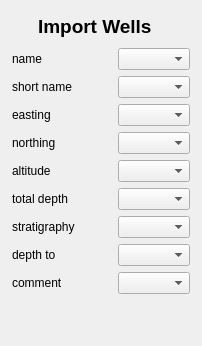
          <widget class="QWidget" name="wells">
           <attribute name="icon">
            <iconset resource="resources.qrc">
             <normaloff>:/plugins/GeologicalDataProcessing/images/WellDerick.svg</normaloff>:/plugins/GeologicalDataProcessing/images/WellDerick.svg</iconset>
           </attribute>
           <attribute name="title">
            <string/>
           </attribute>
           <layout class="QVBoxLayout" name="verticalLayout_7">
            <property name="leftMargin">
             <number>0</number>
            </property>
            <property name="topMargin">
             <number>0</number>
            </property>
            <property name="rightMargin">
             <number>0</number>
            </property>
            <property name="bottomMargin">
             <number>0</number>
            </property>
            <item>
             <layout class="QGridLayout" name="gridLayout_4">
              <property name="leftMargin">
               <number>12</number>
              </property>
              <property name="topMargin">
               <number>12</number>
              </property>
              <property name="rightMargin">
               <number>12</number>
              </property>
              <property name="bottomMargin">
               <number>12</number>
              </property>
              <item row="3" column="0">
               <widget class="QLabel" name="label_26">
                <property name="sizePolicy">
                 <sizepolicy hsizetype="Maximum" vsizetype="Preferred">
                  <horstretch>0</horstretch>
                  <verstretch>0</verstretch>
                 </sizepolicy>
                </property>
                <property name="minimumSize">
                 <size>
                  <width>100</width>
                  <height>0</height>
                 </size>
                </property>
                <property name="maximumSize">
                 <size>
                  <width>100</width>
                  <height>16777215</height>
                 </size>
                </property>
                <property name="text">
                 <string>easting</string>
                </property>
               </widget>
              </item>
              <item row="2" column="0">
               <widget class="QLabel" name="label_29">
                <property name="sizePolicy">
                 <sizepolicy hsizetype="Maximum" vsizetype="Preferred">
                  <horstretch>0</horstretch>
                  <verstretch>0</verstretch>
                 </sizepolicy>
                </property>
                <property name="minimumSize">
                 <size>
                  <width>100</width>
                  <height>0</height>
                 </size>
                </property>
                <property name="maximumSize">
                 <size>
                  <width>100</width>
                  <height>16777215</height>
                 </size>
                </property>
                <property name="text">
                 <string>short name</string>
                </property>
               </widget>
              </item>
              <item row="4" column="0">
               <widget class="QLabel" name="label_28">
                <property name="sizePolicy">
                 <sizepolicy hsizetype="Maximum" vsizetype="Preferred">
                  <horstretch>0</horstretch>
                  <verstretch>0</verstretch>
                 </sizepolicy>
                </property>
                <property name="minimumSize">
                 <size>
                  <width>100</width>
                  <height>0</height>
                 </size>
                </property>
                <property name="maximumSize">
                 <size>
                  <width>100</width>
                  <height>16777215</height>
                 </size>
                </property>
                <property name="text">
                 <string>northing</string>
                </property>
               </widget>
              </item>
              <item row="4" column="1">
               <widget class="QComboBox" name="northing_wells">
                <property name="sizePolicy">
                 <sizepolicy hsizetype="MinimumExpanding" vsizetype="Fixed">
                  <horstretch>0</horstretch>
                  <verstretch>0</verstretch>
                 </sizepolicy>
                </property>
               </widget>
              </item>
              <item row="0" column="0" colspan="2">
               <layout class="QHBoxLayout" name="horizontalLayout_7">
                <item>
                 <widget class="QLabel" name="label_47">
                  <property name="minimumSize">
                   <size>
                    <width>20</width>
                    <height>20</height>
                   </size>
                  </property>
                  <property name="maximumSize">
                   <size>
                    <width>20</width>
                    <height>20</height>
                   </size>
                  </property>
                  <property name="text">
                   <string/>
                  </property>
                  <property name="pixmap">
                   <pixmap resource="resources.qrc">:/plugins/GeologicalDataProcessing/images/WellDerick.svg</pixmap>
                  </property>
                  <property name="scaledContents">
                   <bool>true</bool>
                  </property>
                 </widget>
                </item>
                <item>
                 <widget class="QLabel" name="label_48">
                  <property name="minimumSize">
                   <size>
                    <width>0</width>
                    <height>30</height>
                   </size>
                  </property>
                  <property name="maximumSize">
                   <size>
                    <width>645555</width>
                    <height>30</height>
                   </size>
                  </property>
                  <property name="text">
                   <string>&lt;html&gt;&lt;head/&gt;&lt;body&gt;&lt;p&gt;&lt;span style=&quot; font-size:14pt; font-weight:600;&quot;&gt;Import Wells&lt;/span&gt;&lt;/p&gt;&lt;/body&gt;&lt;/html&gt;</string>
                  </property>
                  <property name="textFormat">
                   <enum>Qt::RichText</enum>
                  </property>
                  <property name="scaledContents">
                   <bool>true</bool>
                  </property>
                  <property name="wordWrap">
                   <bool>false</bool>
                  </property>
                 </widget>
                </item>
               </layout>
              </item>
              <item row="2" column="1">
               <widget class="QComboBox" name="short_name_wells">
                <property name="sizePolicy">
                 <sizepolicy hsizetype="MinimumExpanding" vsizetype="Fixed">
                  <horstretch>0</horstretch>
                  <verstretch>0</verstretch>
                 </sizepolicy>
                </property>
               </widget>
              </item>
              <item row="8" column="1">
               <widget class="QComboBox" name="depth_to_wells">
                <property name="sizePolicy">
                 <sizepolicy hsizetype="MinimumExpanding" vsizetype="Fixed">
                  <horstretch>0</horstretch>
                  <verstretch>0</verstretch>
                 </sizepolicy>
                </property>
               </widget>
              </item>
              <item row="1" column="0">
               <widget class="QLabel" name="label_17">
                <property name="sizePolicy">
                 <sizepolicy hsizetype="Maximum" vsizetype="Preferred">
                  <horstretch>0</horstretch>
                  <verstretch>0</verstretch>
                 </sizepolicy>
                </property>
                <property name="minimumSize">
                 <size>
                  <width>100</width>
                  <height>0</height>
                 </size>
                </property>
                <property name="maximumSize">
                 <size>
                  <width>100</width>
                  <height>16777215</height>
                 </size>
                </property>
                <property name="text">
                 <string>name</string>
                </property>
               </widget>
              </item>
              <item row="9" column="0">
               <widget class="QLabel" name="label_30">
                <property name="sizePolicy">
                 <sizepolicy hsizetype="Maximum" vsizetype="Preferred">
                  <horstretch>0</horstretch>
                  <verstretch>0</verstretch>
                 </sizepolicy>
                </property>
                <property name="minimumSize">
                 <size>
                  <width>100</width>
                  <height>0</height>
                 </size>
                </property>
                <property name="maximumSize">
                 <size>
                  <width>100</width>
                  <height>16777215</height>
                 </size>
                </property>
                <property name="text">
                 <string>comment</string>
                </property>
               </widget>
              </item>
              <item row="8" column="0">
               <widget class="QLabel" name="label_31">
                <property name="sizePolicy">
                 <sizepolicy hsizetype="Maximum" vsizetype="Preferred">
                  <horstretch>0</horstretch>
                  <verstretch>0</verstretch>
                 </sizepolicy>
                </property>
                <property name="minimumSize">
                 <size>
                  <width>100</width>
                  <height>0</height>
                 </size>
                </property>
                <property name="maximumSize">
                 <size>
                  <width>100</width>
                  <height>16777215</height>
                 </size>
                </property>
                <property name="text">
                 <string>depth to</string>
                </property>
               </widget>
              </item>
              <item row="7" column="0">
               <widget class="QLabel" name="label_32">
                <property name="sizePolicy">
                 <sizepolicy hsizetype="Maximum" vsizetype="Preferred">
                  <horstretch>0</horstretch>
                  <verstretch>0</verstretch>
                 </sizepolicy>
                </property>
                <property name="minimumSize">
                 <size>
                  <width>100</width>
                  <height>0</height>
                 </size>
                </property>
                <property name="maximumSize">
                 <size>
                  <width>100</width>
                  <height>16777215</height>
                 </size>
                </property>
                <property name="text">
                 <string>stratigraphy</string>
                </property>
               </widget>
              </item>
              <item row="3" column="1">
               <widget class="QComboBox" name="easting_wells">
                <property name="sizePolicy">
                 <sizepolicy hsizetype="MinimumExpanding" vsizetype="Fixed">
                  <horstretch>0</horstretch>
                  <verstretch>0</verstretch>
                 </sizepolicy>
                </property>
               </widget>
              </item>
              <item row="1" column="1">
               <widget class="QComboBox" name="name_wells">
                <property name="sizePolicy">
                 <sizepolicy hsizetype="MinimumExpanding" vsizetype="Fixed">
                  <horstretch>0</horstretch>
                  <verstretch>0</verstretch>
                 </sizepolicy>
                </property>
               </widget>
              </item>
              <item row="9" column="1">
               <widget class="QComboBox" name="comment_wells">
                <property name="sizePolicy">
                 <sizepolicy hsizetype="MinimumExpanding" vsizetype="Fixed">
                  <horstretch>0</horstretch>
                  <verstretch>0</verstretch>
                 </sizepolicy>
                </property>
               </widget>
              </item>
              <item row="6" column="1">
               <widget class="QComboBox" name="total_depth_wells">
                <property name="sizePolicy">
                 <sizepolicy hsizetype="MinimumExpanding" vsizetype="Fixed">
                  <horstretch>0</horstretch>
                  <verstretch>0</verstretch>
                 </sizepolicy>
                </property>
               </widget>
              </item>
              <item row="5" column="0">
               <widget class="QLabel" name="label_27">
                <property name="sizePolicy">
                 <sizepolicy hsizetype="Maximum" vsizetype="Preferred">
                  <horstretch>0</horstretch>
                  <verstretch>0</verstretch>
                 </sizepolicy>
                </property>
                <property name="minimumSize">
                 <size>
                  <width>100</width>
                  <height>0</height>
                 </size>
                </property>
                <property name="maximumSize">
                 <size>
                  <width>100</width>
                  <height>16777215</height>
                 </size>
                </property>
                <property name="text">
                 <string>altitude</string>
                </property>
               </widget>
              </item>
              <item row="7" column="1">
               <widget class="QComboBox" name="strat_wells">
                <property name="sizePolicy">
                 <sizepolicy hsizetype="MinimumExpanding" vsizetype="Fixed">
                  <horstretch>0</horstretch>
                  <verstretch>0</verstretch>
                 </sizepolicy>
                </property>
               </widget>
              </item>
              <item row="5" column="1">
               <widget class="QComboBox" name="altitude_wells">
                <property name="sizePolicy">
                 <sizepolicy hsizetype="MinimumExpanding" vsizetype="Fixed">
                  <horstretch>0</horstretch>
                  <verstretch>0</verstretch>
                 </sizepolicy>
                </property>
               </widget>
              </item>
              <item row="6" column="0">
               <widget class="QLabel" name="label_16">
                <property name="sizePolicy">
                 <sizepolicy hsizetype="Maximum" vsizetype="Preferred">
                  <horstretch>0</horstretch>
                  <verstretch>0</verstretch>
                 </sizepolicy>
                </property>
                <property name="minimumSize">
                 <size>
                  <width>100</width>
                  <height>0</height>
                 </size>
                </property>
                <property name="maximumSize">
                 <size>
                  <width>100</width>
                  <height>16777215</height>
                 </size>
                </property>
                <property name="text">
                 <string>total depth</string>
                </property>
               </widget>
              </item>
             </layout>
            </item>
            <item>
             <spacer name="verticalSpacer_3">
              <property name="orientation">
               <enum>Qt::Vertical</enum>
              </property>
              <property name="sizeHint" stdset="0">
               <size>
                <width>20</width>
                <height>40</height>
               </size>
              </property>
             </spacer>
            </item>
           </layout>
          </widget>
